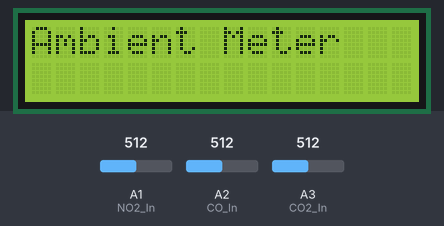
This sketch was run on a simulated Arduino Uno, built with avr-gcc and run on an emulated ATmega328P. Parts: 16×2 character LCD. Inputs (shaded band) come from the test bench; at power-on: A1 (NO2_In) = 512, A2 (CO_In) = 512, A3 (CO2_In) = 512. What the sketch prints to the serial monitor is not drawn.

Above: at 0.1 s.
At 25.6 s:
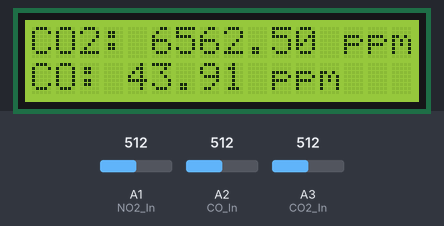
At 30.1 s:
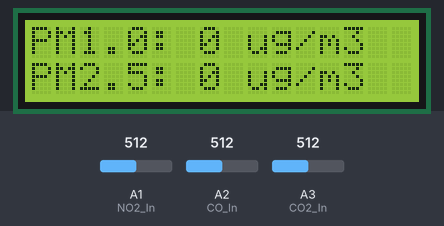
At 34.6 s:
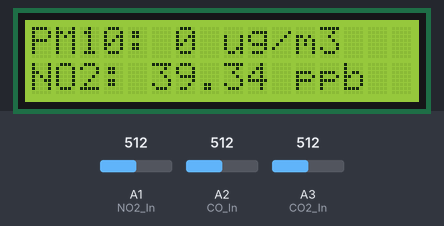

The sketch:

code.ino
```cpp
#include <LiquidCrystal.h>

// 0x42 + 31 bytes equal to 32 bytes
#define LENG 31
unsigned char buf[LENG];

double data[6];

// NO2 sensor pin
int NO2_In = A1;
// CO sensor pin
int CO_In = A2;
// CO2 sensor pin
int CO2_In = A3;

// Variable to store the value comming from the analog pin
float raw_NO2 = 0;
// Variable to store the value coming from the analog pin
int raw_CO2 = 0;
// Variable to store the value coming from the analog pin
int raw_CO = 0;

// NO2 Sensor Resistance
float NO2_R = 0;
// NO2 ppb value
float NO2_ppb = 0;

//
float CO2_ppm = 0;
//
double CO_ppm = 0;
//
double CO2_Volt = 0;
//
int voltage_diference = 0;
//
float NO2_Volt = 0;

// Define PM1.0 value of the air detector module
int PM01Value = 0;
// Define PM2.5 value of the air detector module
int PM2_5Value = 0;
// Define PM10 value of the air detector module
int PM10Value = 0;

// Select the pins used on the LCD panel
LiquidCrystal lcd(8, 9, 4, 5, 6, 7);

// Variable for the time ON first screen
unsigned long screen1Timer = 0;
// Variable for the time ON second screen
unsigned long screen2Timer = 0;
// Variable for the time ON third screen
unsigned long screen3Timer = 0;
// Variable for time exhibition between screens
unsigned long interval = 4000;
// Variable to force first screen
bool secreen1 = true;
// Variable to force second screen
bool screen2 = false;
// Variable to force third screen
bool screen3 = false;

void setup()
{
  // Start the LCD library
  lcd.begin(16, 2);
  // Clean the display before write
  lcd.clear();
  // Message to show
  lcd.print("Ambient Meter");
  //time to wait so you can read the message
  delay(interval);

  // Set the default voltage for reference voltage
  analogReference(DEFAULT);

  // Start the Serial comunication with the PM2.5
  Serial.begin(9600);
  // If it does not start ignore
  Serial.setTimeout(1500);

  delay(20000);

  //Serial.println("CO2,CO,PM1.0,PM2.5,PM10,NO2");
 // Serial.print(",");
  Serial.print("CO2");
  Serial.print(",");
  Serial.print("CO");
  Serial.print(",");
  Serial.print("PM1.0");
  Serial.print(",");
  Serial.print("PM2.5");
  Serial.print(",");
  Serial.print("PM10");
  Serial.print(",");
  Serial.println("NO2");


}

void loop()
{
  // Read the analog in value
  raw_NO2 = analogRead(NO2_In);
  // Conversion formula
   NO2_Volt = raw_NO2 / 409.2;
  // Find sensor resistance from No2_Volt, using 5V input & 22kOhm load resistor
  NO2_R = 22000 / ((5 / NO2_Volt) - 1);
  // Convert Rs to ppb (parts per billion) concentration of NO2
  NO2_ppb = (.000008 * NO2_R - .0194) * 1000;

  // Read the analog in value
  raw_CO2 = analogRead(CO2_In);
  // Conversion formula
   CO2_Volt = raw_CO2 * (5000 / 1024.0);
  // Read the analog in value
  raw_CO = analogRead(CO_In);
  // Conversion formula
  CO_ppm = 3.027 * exp(1.0698 * (raw_CO * (5.0 / 1024)));

  // Look for the 0x42 in the Serial port
  if (Serial.find(0x42))
  {
    // Load the buf with the values
    Serial.readBytes(buf, LENG);

    if (buf[0] == 0x4d)
    {
      if (checkValue(buf, LENG))
      {
        // Count PM1.0 value of the air detector module
        PM01Value = transmitPM01(buf);
        // Count PM2.5 value of the air detector module
        PM2_5Value = transmitPM2_5(buf);
        // Count PM10 value of the air detector module
        PM10Value = transmitPM10(buf);
      }
    }
  }

  if ((millis() - screen1Timer > interval) && secreen1)
  {
    // Load the millis time to the screen2Timer variable
    screen2Timer = millis();
    // Clean the display before write
    lcd.clear();

    secreen1 = false;
    screen2 = true;
    screen3 = false;

    // Set the LCD cursor position first column(0) and second line(1)


    printScreen1();


  }

  if ((millis() - screen2Timer > interval) && screen2)
  {
    //load the millis time to the screen3Timer variable
    screen3Timer = millis();
    //clean the display before write
    lcd.clear();

    secreen1 = false;
    screen2 = false;
    screen3 = true;

    printScreen2();

  }

  if ((millis() - screen3Timer > interval) && screen3)
  {
    // Load the millis time to the screen1Timer variable
    screen1Timer = millis();

    // Clean the display before write
    lcd.clear();

    secreen1 = true;
    screen2 = false;
    screen3 = false;

  printScreen3();

  }
}

void dataArray(){

}


void printScreen1(){
  if (CO2_Volt == 0)
  {
    // Message to show
    lcd.print("CO2: ");
    // Message to show
    lcd.print("Fault");
  }

  if (CO2_Volt < 400)
  {
    // Message to show
    lcd.print("CO2: ");
    // Message to show
    lcd.print("preheating");
  }

  else
  {
    voltage_diference = CO2_Volt - 400;

    // Auxiliar calculation
    CO2_ppm = voltage_diference * (50.0 / 16.0);


  lcd.print("CO2: ");
  lcd.print(CO2_ppm);
  lcd.print(" ppm");


  Serial.print(CO2_ppm);
  Serial.print(",");


  }

lcd.setCursor(0, 1);

  // Message to show
  lcd.print("CO: ");
  // Print the results to the lcd
  lcd.print(CO_ppm);
  // Message to show
  lcd.print(" ppm");

  // Print the previous CO messages/results on Serial Monitor

  Serial.print(CO_ppm);
   Serial.print(",");

}

void printScreen2(){
  // Message to show
  lcd.print("PM1.0: ");
  // Print the results to the lcd
  lcd.print(PM01Value);
  // Message to show
  lcd.print(" ug/m3");

  // Print the previous PM1.0 messages/results on Serial Monitor

  Serial.print(PM01Value);
   Serial.print(",");

  // Set the LCD cursor position first column(0) and second line(1)
  lcd.setCursor(0, 1);

  // Message to show
  lcd.print("PM2.5: ");
  // Print the results to the lcd
  lcd.print(PM2_5Value);
  // Message to show
  lcd.print(" ug/m3");

  // Print the previous PM2.5 messages/results on Serial Monitor

  Serial.print(PM2_5Value);
   Serial.print(",");

}

void printScreen3()
{ // Message to show
  lcd.print("PM10: ");
  // Print the results to the lcd
  lcd.print(PM10Value);
  // Message to show
  lcd.print(" ug/m3");

  // Print the previous PM10 messages/results on Serial Monitor

  Serial.print(PM10Value);
   Serial.print(",");


  // Set the LCD cursor position first column(0) and second line(1)
  lcd.setCursor(0, 1);

  // Message to show
  lcd.print("NO2: ");
  // Print the results to the lcd
  lcd.print(NO2_ppb);
  // Message to show
  lcd.print(" ppb");

  // Print the previous NO2 messages/results on Serial Monitor

  Serial.println(NO2_ppb);


}

// Subroutines for PM2.5 sensor
char checkValue(unsigned char *thebuf, char leng)
{
  char receiveflag = 0;
  int receiveSum = 0;

  for (int i = 0; i < (leng - 2); i++)
  {
    receiveSum = receiveSum + thebuf[i];
  }
  receiveSum = receiveSum + 0x42;

  // Check the serial data
  if (receiveSum == ((thebuf[leng - 2] << 8) + thebuf[leng - 1]))
  {
    receiveSum = 0;
    receiveflag = 1;
  }
  return receiveflag;
}

int transmitPM01(unsigned char *thebuf)
{
  int PM01Val;
  // Count PM1.0 value of the air detector module
  PM01Val = ((thebuf[3] << 8) + thebuf[4]);
  return PM01Val;
}

// Transmit PM Value to PC
int transmitPM2_5(unsigned char *thebuf)
{
  int PM2_5Val;
  // Count PM2.5 value of the air detector module
  PM2_5Val = ((thebuf[5] << 8) + thebuf[6]);
  return PM2_5Val;
}

// Transmit PM Value to PC
int transmitPM10(unsigned char *thebuf)
{
  int PM10Val;
  // Count PM10 value of the air detector module
  PM10Val = ((thebuf[7] << 8) + thebuf[8]);
  return PM10Val;
}
```

Measured:
- by itself, everything shown: repeats every 13.5 s, in 3 steps
- what the display in image 1 shows lasts 4.5 s, from 25.6 s to 30.1 s
